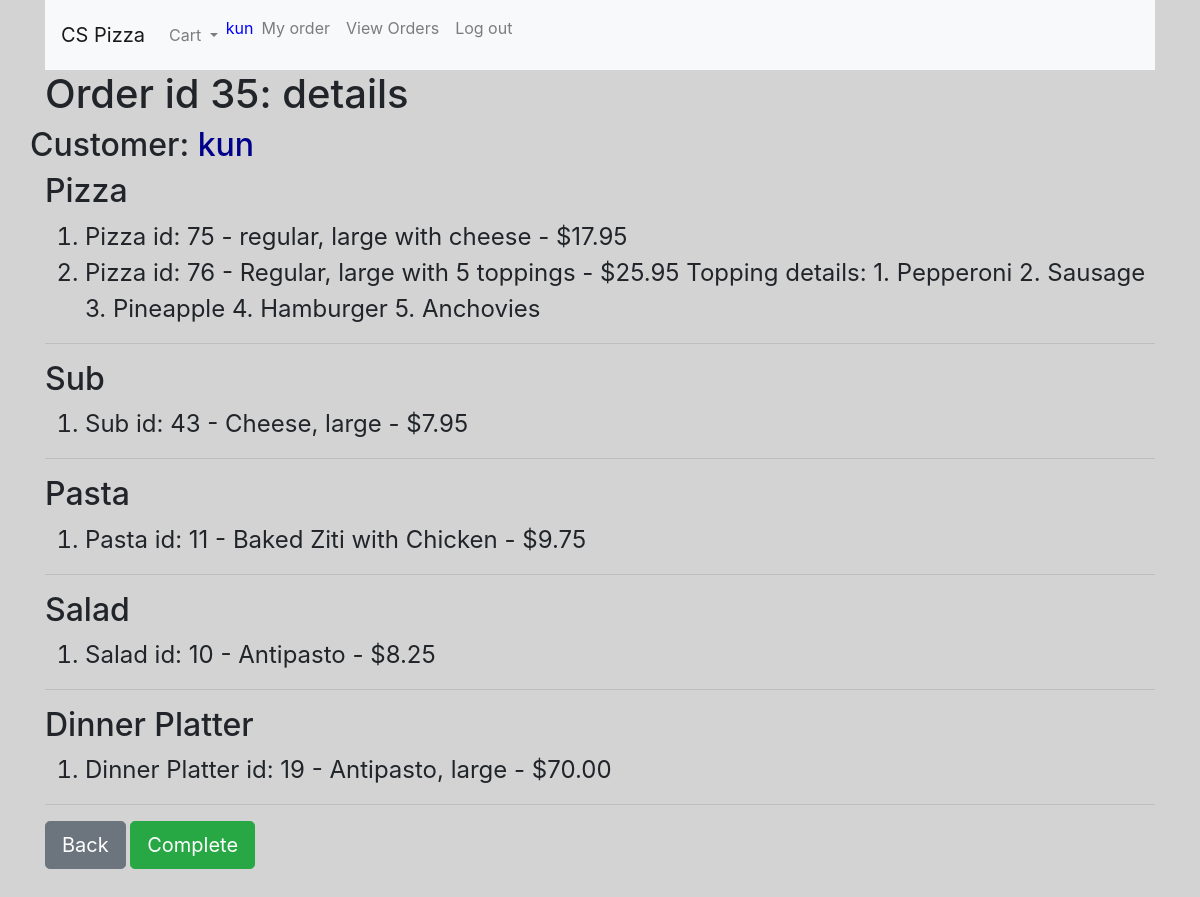
Screenshot of /order_details/35 (signed in) with the database file from the repository.
### orders/models.py (models this page shows, shortened)
class Order(models.Model):
    username = models.CharField(max_length=64)
    pizza = models.ManyToManyField(Pizza, blank=True)
    sub = models.ManyToManyField(Sub, blank=True)
    pasta = models.ManyToManyField(Pasta, blank=True)
    salad = models.ManyToManyField(Salad, blank=True)
    dinnerplatter = models.ManyToManyField(DinnerPlatter, blank=True)
    is_complete = models.BooleanField(default=False)

class PizzaMenu(models.Model):
    type = models.CharField(max_length=32)
    size = models.CharField(max_length=10)
    topping_option = models.IntegerField() # 0(cheese), 1, 2, 3, 5 toppings
    price = models.FloatField()

class Pizza(PizzaMenu):
    toppings = models.ManyToManyField('Topping', blank=True, related_name="on_pizza")
    def __str__(self):
        topping_option_str = str(self.topping_option) + " toppings"
        if self.topping_option == 0:
            topping_option_str = 'cheese'
            message = f"{self.id} - {self.type}, {self.size} with {topping_option_str} - ${self.price:.2f}"
        else:
            message = f"{self.id} - {self.type.capitalize()}, {self.size} with {topping_option_str} - ${self.price:.2f}\nTopping details:\n"
            for index, topping in enumerate(self.toppings.all()):
                message += str(index+1) + '. ' + topping.name + '\n';
        return message

class PizzaMenu(models.Model):
    type = models.CharField(max_length=32)
    size = models.CharField(max_length=10)
    topping_option = models.IntegerField() # 0(cheese), 1, 2, 3, 5 toppings
    price = models.FloatField()

class Topping(models.Model):
    name = models.CharField(max_length=32)

class SubMenu(models.Model):
    name = models.CharField(max_length=32)
    size = models.CharField(max_length=10)
    price = models.FloatField()

class Sub(SubMenu):
    add_on = models.ManyToManyField('SubsAddOn', blank=True, related_name='on_sub')
    def __str__(self):
        message = f"{self.id} - {self.name}, {self.size} - ${self.price:.2f}"
        if len(self.add_on.all()):
            message += "\nAdd on details:\n"
        for index, addon in enumerate(self.add_on.all()):
            message += str(index+1) + '. ' + addon.name + '\n';
        return message

class SubMenu(models.Model):
    name = models.CharField(max_length=32)
    size = models.CharField(max_length=10)
    price = models.FloatField()

class PastaMenu(models.Model):
    name = models.CharField(max_length=32)
    price = models.FloatField()
    def __str__(self):
        return f"{self.id} - {self.name} - ${self.price:.2f}"

class Pasta(PastaMenu):
    pass

class PastaMenu(models.Model):
    name = models.CharField(max_length=32)
    price = models.FloatField()
    def __str__(self):
        return f"{self.id} - {self.name} - ${self.price:.2f}"

class SaladMenu(models.Model):
    name = models.CharField(max_length=32)
    price = models.FloatField()
    def __str__(self):
        return f"{self.id} - {self.name} - ${self.price:.2f}"

class Salad(SaladMenu):
    pass

class SaladMenu(models.Model):
    name = models.CharField(max_length=32)
    price = models.FloatField()
    def __str__(self):
        return f"{self.id} - {self.name} - ${self.price:.2f}"

class DinnerPlatterMenu(models.Model):
    name = models.CharField(max_length=32)
    size = models.CharField(max_length=10)
    price = models.FloatField()
    def __str__(self):
        return f"{self.id} - {self.name}, {self.size} - ${self.price:.2f}"

class DinnerPlatter(DinnerPlatterMenu):
    pass

class DinnerPlatterMenu(models.Model):
    name = models.CharField(max_length=32)
    size = models.CharField(max_length=10)
    price = models.FloatField()
    def __str__(self):
        return f"{self.id} - {self.name}, {self.size} - ${self.price:.2f}"

### orders/views.py (the view)
# urls.py: path("order_details/<int:order_id>", views.order_details, name="order_details"),
def order_details(request, order_id):
    if request.user.is_authenticated:
        try:
            order = Order.objects.get(pk=order_id)
        except Order.DoesNotExist:
            raise Http404("Order does not exist")
        cart_item_count = 0
        try:
            for k in request.session['cart'].keys():
                cart_item_count += len(request.session['cart'][k])
        except KeyError:
            pass
        contect = {
        'order_id' : order_id,
        'customer_name' : order.username,
        'pizza' : order.pizza.all(),
        'sub' : order.sub.all(),
        'pasta' : order.pasta.all(),
        'salad' : order.salad.all(),
        'dinnerplatter' : order.dinnerplatter.all(),
        'cart_count' : cart_item_count,
        'is_complete' : order.is_complete
        }
        return render(request, 'orders/order_details.html', contect)
    else:
        return render(request, 'orders/error.html', {'message': "Can not access"})

### orders/templates/orders/order_details.html (shortened to what this page needs)
{% extends "orders/base.html" %}
{% block body %}
  <h1>Order id {{order_id}}: details</h1>
  <span class="row"><h2>Customer: <span style="color: darkblue;">{{customer_name}}</span></h2></span>
  {% if pizza %}
    <h2>Pizza</h2>
    <ol>
      {% for row in pizza %}
        <li class="details">Pizza id: {{row}}</li>
      {% endfor %}
    </ol>
    <hr>
  {% endif %}
  {% if sub %}
    <h2>Sub</h2>
    <ol>
      {% for row in sub %}
        <li class="details">Sub id: {{row}}</li>
      {% endfor %}
    </ol><hr>
  {% endif %}
  {% if pasta %}
    <h2>Pasta</h2>
    <ol>
      {% for row in pasta %}
        <li class="details">Pasta id: {{row}}</li>
      {% endfor %}
    </ol><hr>
  {% endif %}
  {% if salad %}
    <h2>Salad</h2>
    <ol>
      {% for row in salad %}
        <li class="details">Salad id: {{row}}</li>
      {% endfor %}
    </ol><hr>
  {% endif %}
  {% if dinnerplatter %}
    <h2>Dinner Platter</h2>
    <ol>
      {% for row in dinnerplatter %}
        <li class="details">Dinner Platter id: {{row}}</li>
      {% endfor %}
    </ol><hr>
  {% endif %}
  {% if request.user.is_staff %}
    <a href="/order_view"><button type="button" class="btn btn-secondary btn-lg">Back</button></a>
    {% if not is_complete %}
      <button  id="complete_button" type="button" class="btn btn-success btn-lg">Complete</button>
    {% else %}
      <button  id="pending_button" type="button" class="btn btn-danger btn-lg">Change to Pending</button>
    {% endif %}
  {% else %}
    <a href="/customer_order_view"><button type="button" class="btn btn-secondary btn-lg">Back</button></a>
  {% endif %}
  <br><br><br>
  {% load static %}
{% endblock %}

### orders/templates/orders/base.html (shortened to what this page needs)
<!DOCTYPE html>
<html>
    <head>
        <link rel="stylesheet" href="https://stackpath.bootstrapcdn.com/bootstrap/4.3.1/css/bootstrap.min.css">
        {% load static %}
        <link rel="stylesheet" href="{% static 'css/style.css' %}">
    </head>
    <body>
      <div class="container">
      {% if request.user.is_authenticated %}
        <nav class="navbar navbar-expand-lg navbar-light bg-light">
          <a class="navbar-brand" href="{% url 'index' %}" >CS Pizza</a>
          <div class="collapse navbar-collapse" id="navbarNavDropdown">
            <ul class="navbar-nav">
              <li class="nav-item dropdown">
                <a id="cart" class="nav-link dropdown-toggle notification" href="#" id="navbarDropdownMenuLink" role="button" data-toggle="dropdown" aria-haspopup="true" aria-expanded="false">
                  <span>Cart</span>
                </a>
              </li>
              <span id="username_display" class="navbar-text">
                {{request.user.username}}
              </span>
              <li class="nav-item">
                <a class="nav-link" href="{% url 'customer_order_view' %}">My order</a>
              </li>
              {% if request.user.is_staff %}
                <li class="nav-item">
                  <a class="nav-link" href="{% url 'order_view' %}">View Orders</a>
                </li>
              {% endif %}
              <li class="nav-item">
                <a id="nav_dinnerplatter" class="nav-link" href="{% url 'logout' %}">Log out</a>
              </li>
            </ul>
          </div>
        </nav>
        {% endif %}
        {% block body %}
        {% endblock %}
      </div>
    </body>
</html>

### orders/static/css/style.css (style rules this page uses)
body { background-color: lightgray; }
#username_display { color: Blue; }
.notification { color: white; text-decoration: none; padding: 15px 26px; position: relative; display: inline-block; border-radius: 2px; }
.details { font-size: 24px; }

### rows the page displays
Order: username "kun"
Pizza: price "75 - regular, large with cheese - $17.95"
Pizza: pizzamenu_ptr_id.name "76 - Regular, large with 5 toppings - $25.95 Topping details: 1. Pepperoni 2. Sausage 3. Pineapple 4. Hamburger 5. Anchovies"
Sub: submenu_ptr_id.price "43 - Cheese, large - $7.95"
Pasta: price "11 - Baked Ziti with Chicken - $9.75"
Salad: price "10 - Antipasto - $8.25"
DinnerPlatter: price "19 - Antipasto, large - $70.00"

### other values shown
{{ request.user.username }} "kun"
{{ order_id }} "35"
